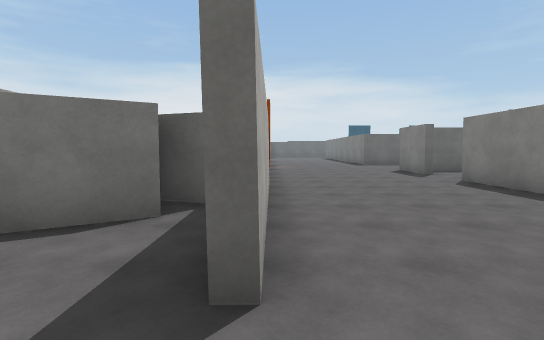
view 1 (above)

24 first-person views from a walk through a Unity game level. The camera is 1.5 m above the floor, tilts 4° down and sees 85° across. The floor is counted in squares, 2 m on a side. Each view is taken from the middle of a square. On the plan, view 1 faces up. The plan holds only what a view shows up to about 10 squares ahead; the rest is blank. The place goes on beyond the plan. The player character is not drawn. Surface patterns are stand-ins for the level's own textures.

view 2
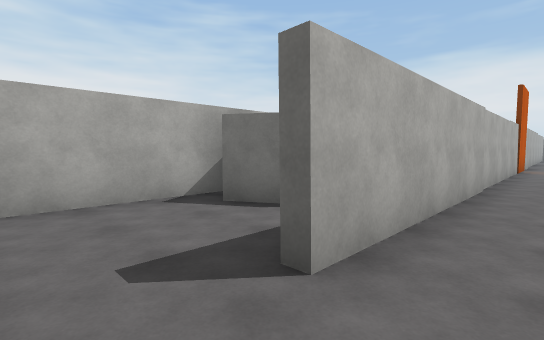

view 3
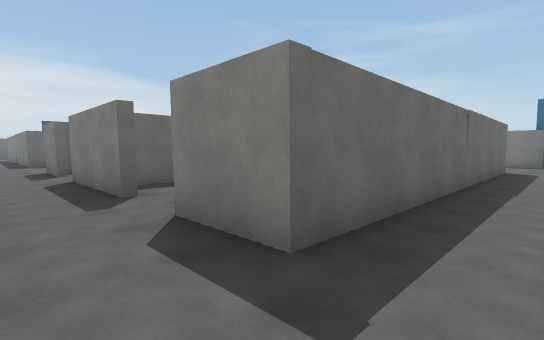

view 4
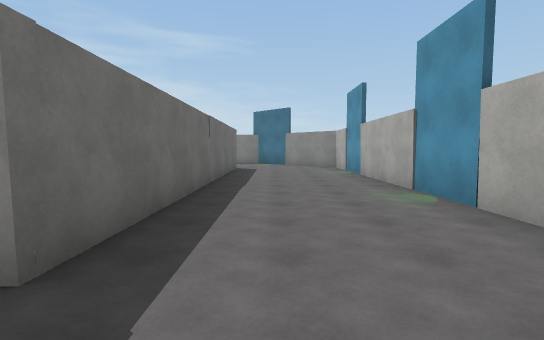

view 5
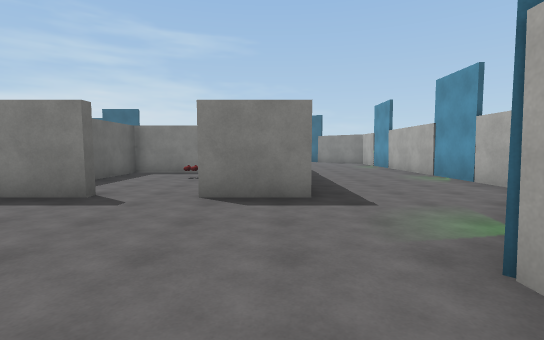

view 6
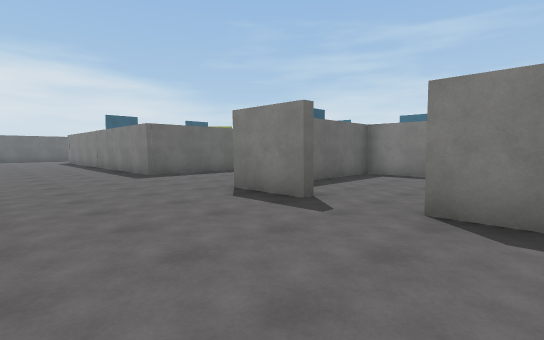

view 7
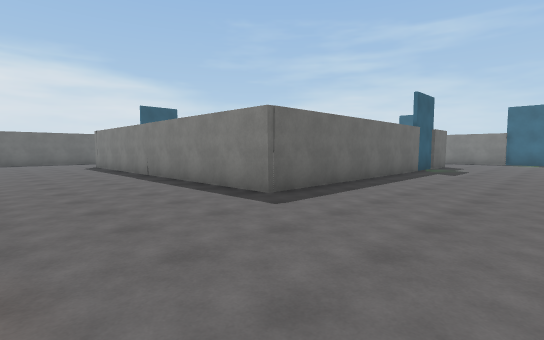

view 8
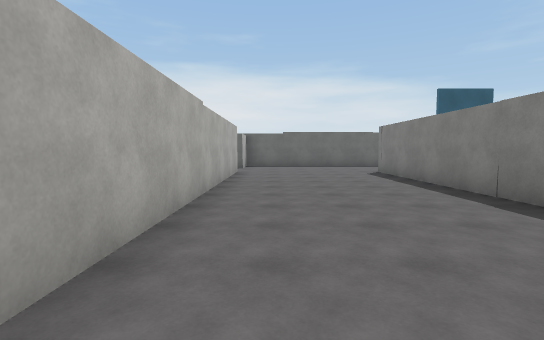

view 9
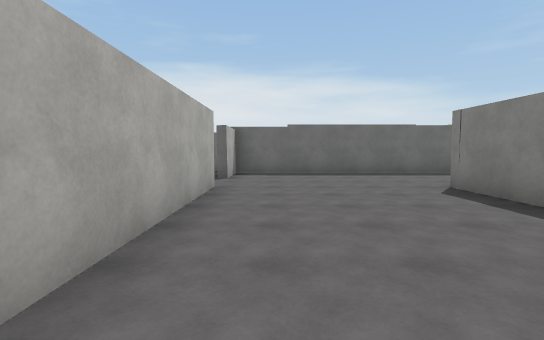

view 10
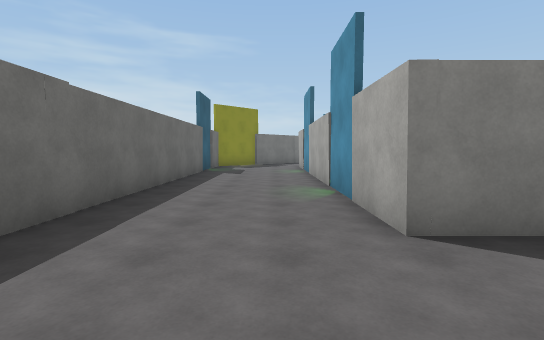

view 11
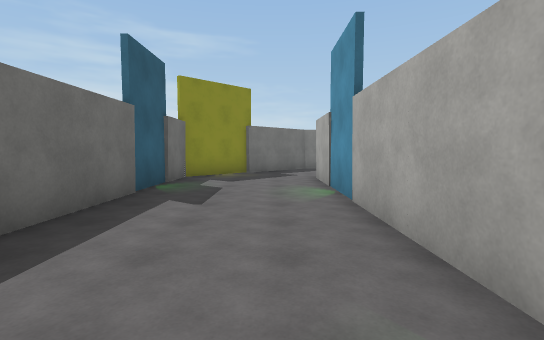

view 12
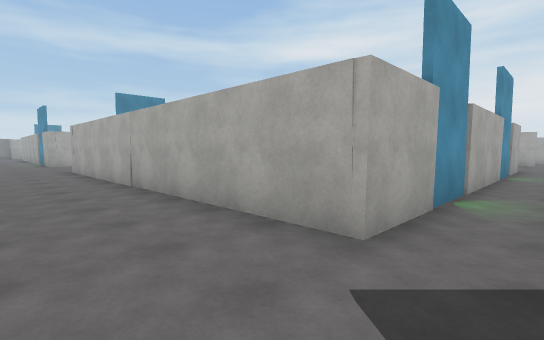

view 13
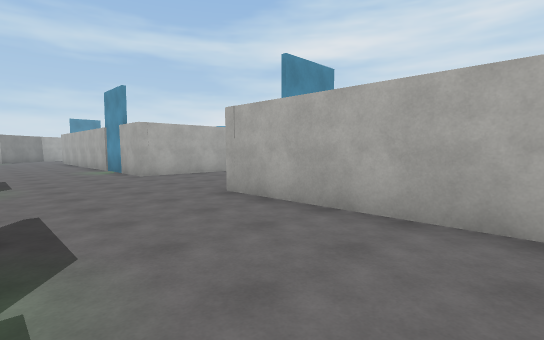

view 14
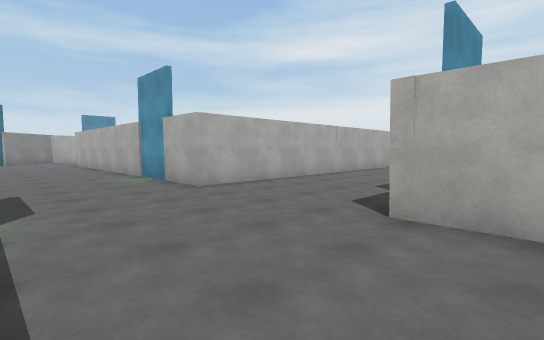

view 15
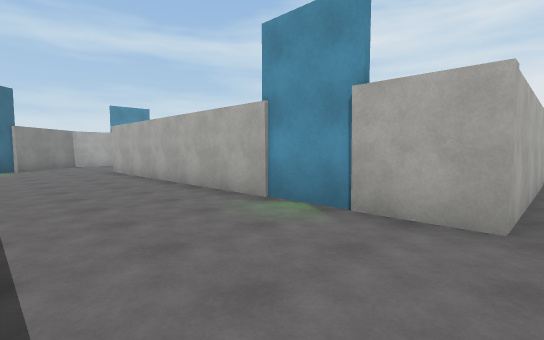

view 16
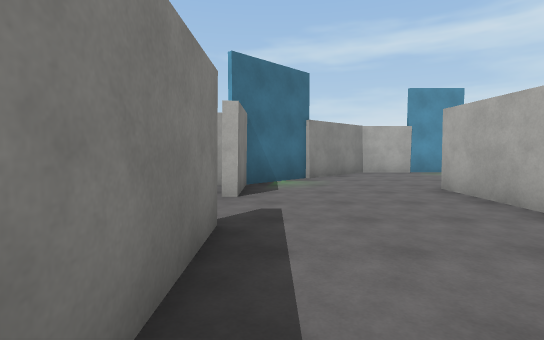

view 17
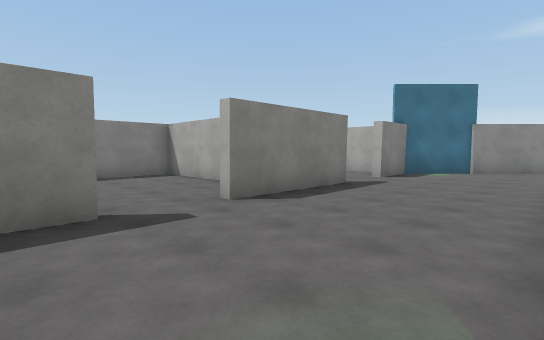

view 18
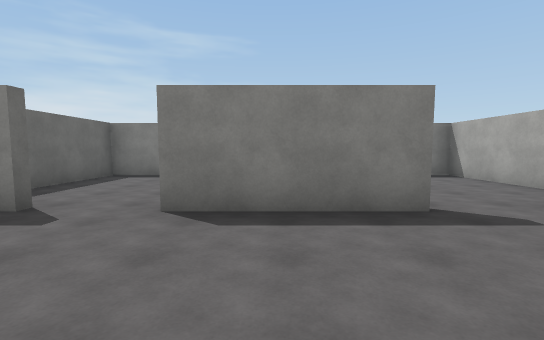

view 19
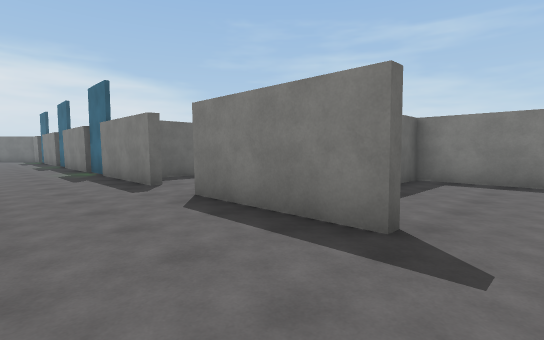

view 20
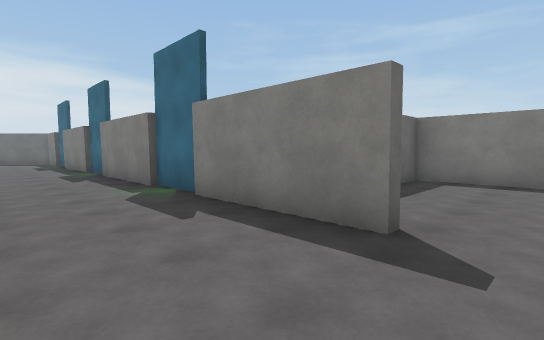

view 21
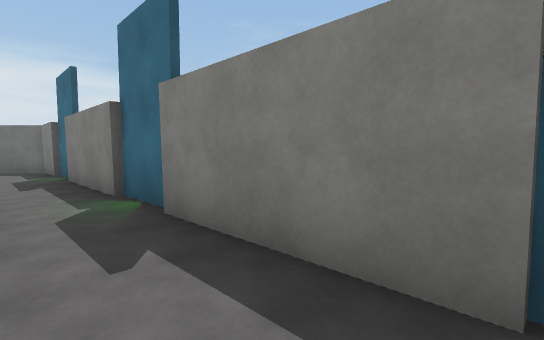

view 22
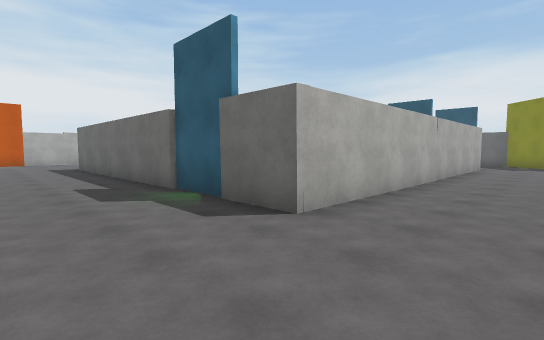

view 23
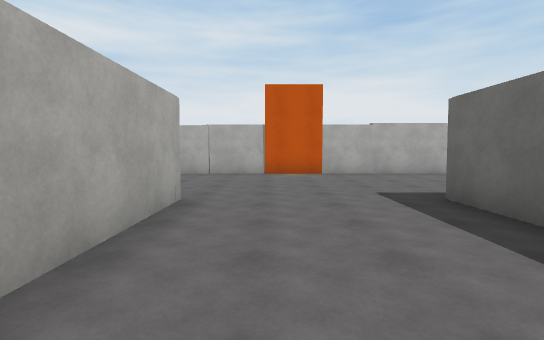

view 24
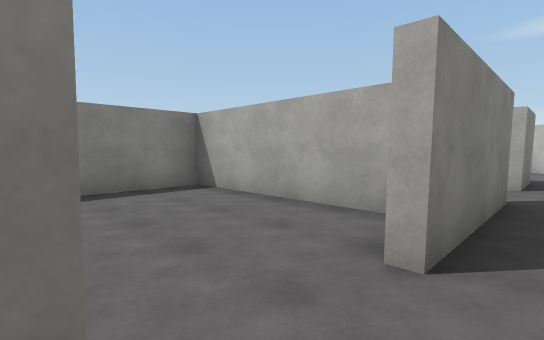

### Floor plan
Ten units are one square. View 1 is at (0, 0); x grows to the right and y downward. Boxes are objects, and circles mark ways between rooms. Rooms are numbered by the first view taken in them; rooms with no view inside come last. Other rooms are left out.
<svg viewBox="-39 -289 279 330">
<path fill="none" stroke="#000" d="M-14 -32 -26 -25M-34 -31 -34 -1M91 -106 148 -106 148 -4 46 -4 46 -22M148 -146 46 -146 46 -248 148 -248 148 -146M46 -89 46 -106 76 -106M185 -115 185 -164M185 -166 185 -214M185 -80 185 -114M46 -39 46 -72M185 -221 185 -248M185 -30 185 -64M187 -247 176 -259M171 -263 151 -284 -2 -284 -2 -265M-2 -250 -2 -14M45 31 49 36M58 36 152 36 185 3 185 -14M54 -56 95 -56 95 -104 68 -104M235 -22 235 -46 225 -46M190 1 235 1M209 -48 235 -48 235 -96 194 -96M95 -34 95 -54 54 -54"/>
<rect x="-15" y="-55" width="10" height="20" fill="#bbb"><title>block</title></rect>
<rect x="75" y="-35" width="10" height="10" fill="#bbb"><title>other object</title></rect>
<circle cx="0" cy="-5" r="3" fill="#2a7"/>
<circle cx="50" cy="-80" r="3" fill="#2a7"/>
<circle cx="190" cy="-25" r="3" fill="#2a7"/>
<circle cx="190" cy="-75" r="3" fill="#2a7"/>
<circle cx="50" cy="-30" r="3" fill="#2a7"/>
<text x="-20" y="-20">1</text>
<text x="100" y="-130">2</text>
<text x="70" y="-80">3</text>
<text x="210" y="-30">4</text>
<text x="210" y="-80">5</text>
<text x="70" y="-30">6</text>
</svg>
Room 1 opens to room 2. Room 2 opens to room 3. Room 2 opens to room 4. Room 2 opens to room 5. Room 2 opens to room 6.

Where each view was taken, in squares from view 1:
view 1: 0 up, 0 right, facing up
view 2: 0 up, 1 right, facing up-left
view 3: 1 down, 3 right, facing up-right
view 4: 1 down, 3 right, facing right
view 5: 1 up, 0 right, facing right
view 6: 6 up, 1 right, facing up-right
view 7: 11 up, 1 right, facing up-right
view 8: 15 up, 1 right, facing up
view 9: 19 up, 1 right, facing up
view 10: 26 up, 2 right, facing right
view 11: 26 up, 7 right, facing right
view 12: 26 up, 17 right, facing down-left
view 13: 19 up, 18 right, facing down-left
view 14: 16 up, 18 right, facing down-left
view 15: 11 up, 18 right, facing down-left
view 16: 6 up, 18 right, facing down
view 17: 9 up, 15 right, facing down-right
view 18: 5 up, 15 right, facing right
view 19: 2 up, 16 right, facing up-right
view 20: 7 up, 16 right, facing up-right
view 21: 13 up, 17 right, facing up-right
view 22: 12 up, 17 right, facing up-left
view 23: 12 up, 9 right, facing left
view 24: 9 up, 4 right, facing down-right
